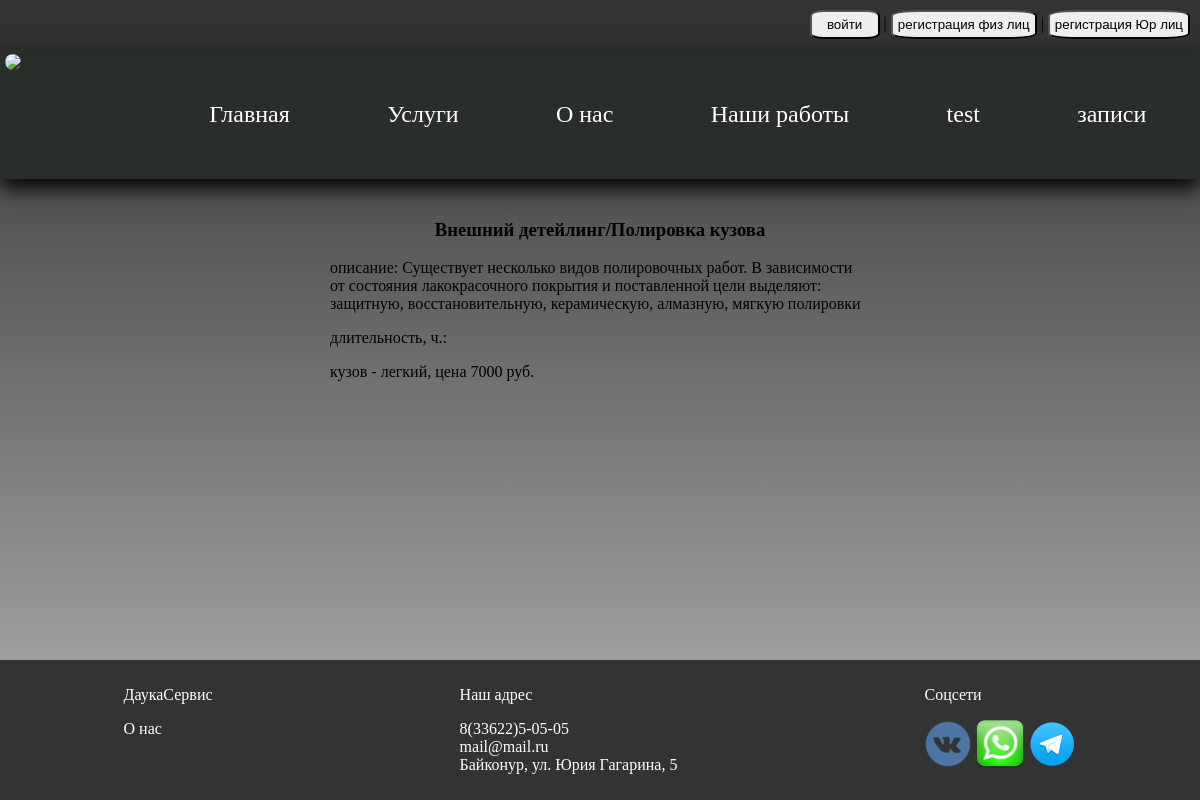
/service/3, run on an earlier commit of the app's database.
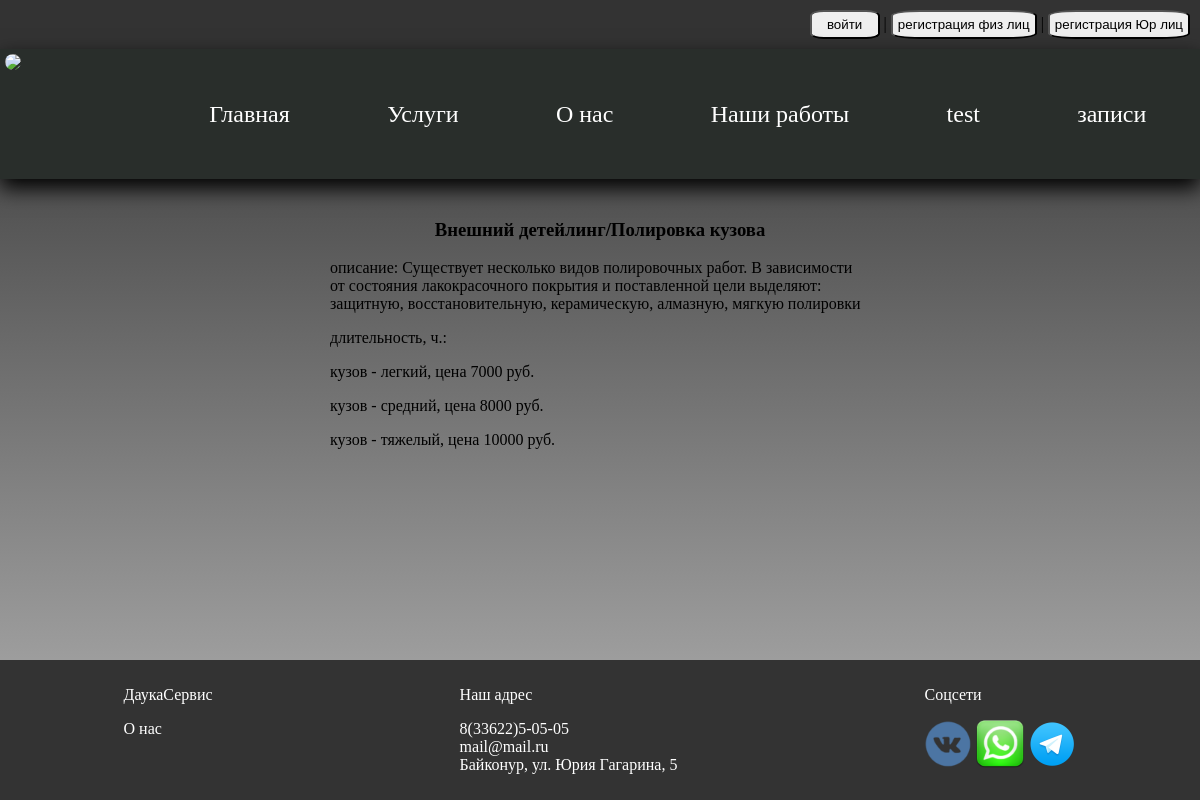
And on a later commit of the database.
### autoService/models.py (models this page shows, shortened)
class PriceService(models.Model):
    CHOICES = [
        ("light", "легкий"),
        ("medium", "средний"),
        ("heavy", "тяжелый"),
    ]
    auto_body = models.CharField(max_length=10, choices=CHOICES, default='light')
    price = models.PositiveIntegerField('стоимость услуги', default=0)
    service = models.ForeignKey(Service, verbose_name='услуга', on_delete=models.CASCADE, related_name='service_prices')
    class Meta:
        verbose_name = 'Цена услуги'
        verbose_name_plural = 'Цена услуг'

### autoService/views.py (the view)
# urls.py: path('service/<int:pk>', service_detail, name='service_detail'),
def service_detail(request, pk: int):
    object = Service.objects.filter(id=pk).first()
    context = {
        'object': object,
    }
    return render(request, 'service_detail.html', context)

### autoService/models.py (called while the page is built)
    def __str__(self):
        return self.title

### userManager/views.py (called while the page is built)
def auth_form_processor(request):
    creating_form = UserForm()
    auth_form = AuthenticationForm()
    creating_form_legal = LegalEntity()
    return {
        'creating_form': creating_form,
        'auth_form': auth_form,
        'creating_form_legal': creating_form_legal,
    }

### templates/service_detail.html (shortened to what this page needs)
{% extends 'base.html' %}
{% block content %}
<div style="width:50%;margin:auto;">
    <h3>{{object.group}}/{{object.title}}</h3>
    <p><span>описание: </span>{{object.description}}</p>
    <p><span>длительность, ч.: </span>{{object.how_long}}</p>
    {% for srv_price in object.service_prices.all %}
    <label style="width:250px">кузов - {{srv_price.get_auto_body_display}}, <span>цена {{srv_price.price}} руб.</span></label>
    {% endfor %}
</div>
{% endblock %}

What changed in the data, as far as the page shows it:
added PriceService: auto_body "средний", price "8000"
added PriceService: auto_body "тяжелый", price "10000"
